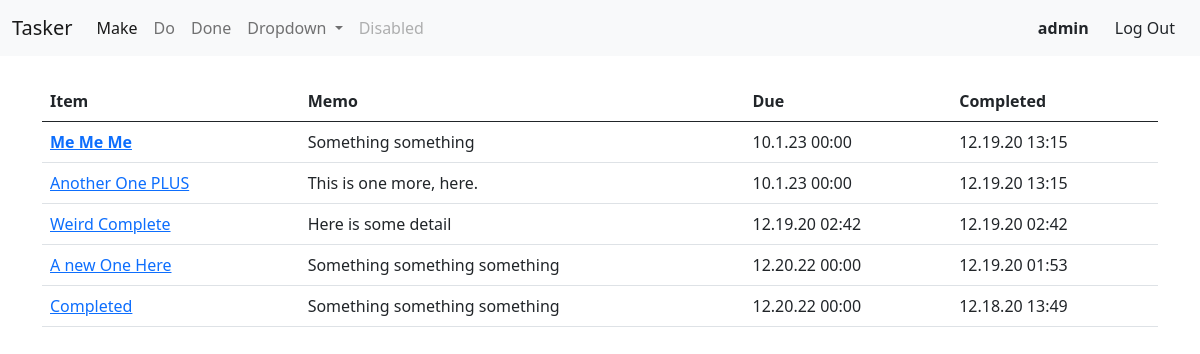
/completedtodo/ (signed in), run on the app's committed database.
### todo/models.py (models this page shows, shortened)
class Todo(models.Model):
    title = models.CharField(max_length=169)
    memo = models.TextField(blank=True)
    created = models.DateTimeField(auto_now_add=True)
    duedate = models.DateTimeField(null=True, blank=True)
    datecompleted = models.DateTimeField(null=True, blank=True)
    important = models.BooleanField(default=False)
    user = models.ForeignKey(User, on_delete=models.CASCADE)

### todo/views.py (the view)
# urls.py: path('completedtodo/', views.completedtodo, name='completedtodo'),
@login_required
def completedtodo(request):
    todos = Todo.objects.filter(user=request.user, datecompleted__isnull=False).order_by('-datecompleted')
    return render(request, 'todo/completedtodo.html', {'todos':todos})

### todo/templates/todo/completedtodo.html (shortened to what this page needs)
{% extends 'todo/base.html' %}
{% block content %}
    <div class="container">
        <table class="table">
            <thead>
                <th>Item</th>
                <th>Memo</th>
                <th>Due</th>
                <th>Completed</th>
            </thead>
            {% for todo in todos %}
                <tr>
                    <td>
                        <a href="{% url 'viewtodo' todo.id %}">
                            {% if todo.important %}<strong>{% endif %}
                                {{ todo.title }}
                            {% if todo.important %}</strong>{% endif %}
                        </a>
                    </td>
                    <td>{{ todo.memo }}</td>
                    <td>{{ todo.duedate|date:'m.j.y H:i' }}</td>
                    <td>{{ todo.datecompleted|date:'m.j.y H:i' }}</td>
                </tr>
            {% endfor %}
        </table>
    </div>
{% endblock content %}

### todo/templates/todo/base.html (shortened to what this page needs)
<!DOCTYPE html>
<html lang="en">
{% load static %}
    <head>
        <link href="https://cdn.jsdelivr.net/npm/bootstrap@5.0.0-beta1/dist/css/bootstrap.min.css" rel="stylesheet">
        <link rel="stylesheet" type="text/css" href="{% static 'todo/style.css' %}"/>
    </head>
    <body>
    <nav class="navbar navbar-expand-lg navbar-light bg-light">
        <div class="container-fluid">
            <a class="navbar-brand" href="{% url 'home' %}">Tasker</a>
            <div class="collapse navbar-collapse" id="navbarSupportedContent">
            <ul class="navbar-nav me-auto mb-2 mb-lg-0">
                {% if user.is_authenticated %}
                    <li class="nav-item">
                    <a class="nav-link active" aria-current="page" href="{% url 'createtodo' %}">Make</a>
                    </li>
                    <li class="nav-item">
                    <a class="nav-link" href="{% url 'currenttodo' %}">Do</a>
                    </li>
                    <li class="nav-item">
                    <a class="nav-link" href="{% url 'completedtodo' %}">Done</a>
                    </li>
                    <li class="nav-item dropdown">
                    <a class="nav-link dropdown-toggle" href="#" id="navbarDropdown" role="button" data-bs-toggle="dropdown" aria-expanded="false">
                        Dropdown
                    </a>
                {% endif %}
                </li>
                <li class="nav-item">
                <a class="nav-link disabled" href="#" tabindex="-1" aria-disabled="true">Disabled</a>
                </li>
            </ul>
            <div class="d-flex">
                {% if user.is_authenticated %}
                    <a class="btn is-primary">
                        <strong>{{ user.username }}</strong>
                    </a>
                    <form action="{% url 'logoutuser' %}" method="POST">
                        <button class="btn is-primary" type="submit">Log Out</button>
                    </form>
                {% else %}
                    <a class="btn is-primary" href="{% url 'signupuser' %}">Sign Up</a>
                    <a class="btn is-primary" href="{% url 'loginuser' %}">Login</a>
                {% endif %}
            </div>
            </div>
        </div>
    </nav>
    {% block content %}
    {% endblock content %}
    </body>
</html>

### todo/static/todo/style.css (style rules this page uses)
.container { margin-top: 25px; }

### data on the page
Todo: title "Me Me Me", memo "Something something", duedate "10.1.23 00:00", datecompleted "12.19.20 13:15"
Todo: title "Another One PLUS", memo "This is one more, here.", duedate "10.1.23 00:00", datecompleted "12.19.20 13:15"
Todo: title "Weird Complete", memo "Here is some detail", duedate "12.19.20 02:42", datecompleted "12.19.20 02:42"
Todo: title "A new One Here", memo "Something something something", duedate "12.20.22 00:00", datecompleted "12.19.20 01:53"
Todo: title "Completed", memo "Something something something", duedate "12.20.22 00:00", datecompleted "12.18.20 13:49"

### other printed values
{{ user.username }} "admin"
